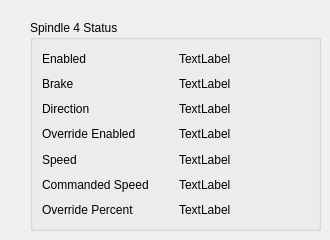
      <widget class="QWidget" name="tab_6">
       <attribute name="title">
        <string>S4</string>
       </attribute>
       <widget class="QGroupBox" name="groupBox_5">
        <property name="geometry">
         <rect>
          <x>30</x>
          <y>20</y>
          <width>291</width>
          <height>211</height>
         </rect>
        </property>
        <property name="title">
         <string>Spindle 4 Status</string>
        </property>
        <layout class="QGridLayout" name="gridLayout_6">
         <item row="1" column="0">
          <widget class="QLabel" name="label_29">
           <property name="text">
            <string>Brake</string>
           </property>
          </widget>
         </item>
         <item row="2" column="0">
          <widget class="QLabel" name="label_30">
           <property name="text">
            <string>Direction</string>
           </property>
          </widget>
         </item>
         <item row="4" column="0">
          <widget class="QLabel" name="label_31">
           <property name="text">
            <string>Speed</string>
           </property>
          </widget>
         </item>
         <item row="5" column="1">
          <widget class="QLabel" name="spindle_cmd_speed_4_lb">
           <property name="text">
            <string>TextLabel</string>
           </property>
          </widget>
         </item>
         <item row="4" column="1">
          <widget class="QLabel" name="spindle_speed_4_lb">
           <property name="text">
            <string>TextLabel</string>
           </property>
          </widget>
         </item>
         <item row="3" column="1">
          <widget class="QLabel" name="spindle_override_enabled_4_lb">
           <property name="text">
            <string>TextLabel</string>
           </property>
          </widget>
         </item>
         <item row="1" column="1">
          <widget class="QLabel" name="spindle_brake_4_lb">
           <property name="text">
            <string>TextLabel</string>
           </property>
          </widget>
         </item>
         <item row="0" column="0">
          <widget class="QLabel" name="label_32">
           <property name="text">
            <string>Enabled</string>
           </property>
          </widget>
         </item>
         <item row="5" column="0">
          <widget class="QLabel" name="label_33">
           <property name="text">
            <string>Commanded Speed</string>
           </property>
          </widget>
         </item>
         <item row="2" column="1">
          <widget class="QLabel" name="spindle_direction_4_lb">
           <property name="text">
            <string>TextLabel</string>
           </property>
          </widget>
         </item>
         <item row="0" column="1">
          <widget class="QLabel" name="spindle_enabled_4_lb">
           <property name="text">
            <string>TextLabel</string>
           </property>
          </widget>
         </item>
         <item row="3" column="0">
          <widget class="QLabel" name="label_34">
           <property name="text">
            <string>Override Enabled</string>
           </property>
          </widget>
         </item>
         <item row="6" column="0">
          <widget class="QLabel" name="label_35">
           <property name="text">
            <string>Override Percent</string>
           </property>
          </widget>
         </item>
         <item row="6" column="1">
          <widget class="QLabel" name="spindle_override_4_lb">
           <property name="text">
            <string>TextLabel</string>
           </property>
          </widget>
         </item>
        </layout>
       </widget>
      </widget>
